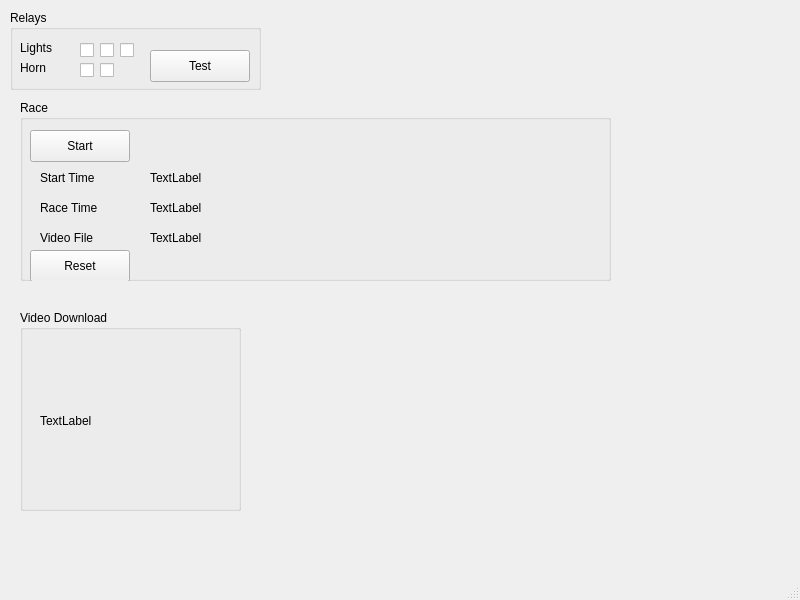
<?xml version="1.0" encoding="UTF-8"?>
<ui version="4.0">
 <class>MainWindow</class>
 <widget class="QMainWindow" name="MainWindow">
  <property name="geometry">
   <rect>
    <x>0</x>
    <y>0</y>
    <width>800</width>
    <height>600</height>
   </rect>
  </property>
  <property name="windowTitle">
   <string>MainWindow</string>
  </property>
  <widget class="QWidget" name="centralwidget">
   <widget class="QGroupBox" name="groupBox">
    <property name="geometry">
     <rect>
      <x>10</x>
      <y>10</y>
      <width>251</width>
      <height>80</height>
     </rect>
    </property>
    <property name="title">
     <string>Relays</string>
    </property>
    <widget class="QLabel" name="label">
     <property name="enabled">
      <bool>true</bool>
     </property>
     <property name="geometry">
      <rect>
       <x>10</x>
       <y>30</y>
       <width>58</width>
       <height>16</height>
      </rect>
     </property>
     <property name="text">
      <string>Lights</string>
     </property>
    </widget>
    <widget class="QLabel" name="label_5">
     <property name="geometry">
      <rect>
       <x>10</x>
       <y>50</y>
       <width>58</width>
       <height>16</height>
      </rect>
     </property>
     <property name="text">
      <string>Horn</string>
     </property>
    </widget>
    <widget class="QCheckBox" name="light1">
     <property name="geometry">
      <rect>
       <x>70</x>
       <y>30</y>
       <width>85</width>
       <height>20</height>
      </rect>
     </property>
     <property name="text">
      <string/>
     </property>
    </widget>
    <widget class="QCheckBox" name="light2">
     <property name="geometry">
      <rect>
       <x>90</x>
       <y>30</y>
       <width>85</width>
       <height>20</height>
      </rect>
     </property>
     <property name="text">
      <string/>
     </property>
    </widget>
    <widget class="QCheckBox" name="light3">
     <property name="geometry">
      <rect>
       <x>110</x>
       <y>30</y>
       <width>85</width>
       <height>20</height>
      </rect>
     </property>
     <property name="text">
      <string/>
     </property>
    </widget>
    <widget class="QCheckBox" name="horn1">
     <property name="geometry">
      <rect>
       <x>70</x>
       <y>50</y>
       <width>85</width>
       <height>20</height>
      </rect>
     </property>
     <property name="text">
      <string/>
     </property>
    </widget>
    <widget class="QCheckBox" name="horn2">
     <property name="geometry">
      <rect>
       <x>90</x>
       <y>50</y>
       <width>85</width>
       <height>20</height>
      </rect>
     </property>
     <property name="text">
      <string/>
     </property>
    </widget>
    <widget class="QPushButton" name="test_relays">
     <property name="geometry">
      <rect>
       <x>140</x>
       <y>40</y>
       <width>100</width>
       <height>32</height>
      </rect>
     </property>
     <property name="text">
      <string>Test</string>
     </property>
    </widget>
   </widget>
   <widget class="QGroupBox" name="groupBox_2">
    <property name="geometry">
     <rect>
      <x>20</x>
      <y>100</y>
      <width>591</width>
      <height>181</height>
     </rect>
    </property>
    <property name="title">
     <string>Race</string>
    </property>
    <widget class="QPushButton" name="start_button">
     <property name="geometry">
      <rect>
       <x>10</x>
       <y>30</y>
       <width>100</width>
       <height>32</height>
      </rect>
     </property>
     <property name="text">
      <string>Start</string>
     </property>
    </widget>
    <widget class="QLabel" name="label_6">
     <property name="geometry">
      <rect>
       <x>20</x>
       <y>70</y>
       <width>81</width>
       <height>16</height>
      </rect>
     </property>
     <property name="text">
      <string>Start Time</string>
     </property>
    </widget>
    <widget class="QLabel" name="label_7">
     <property name="geometry">
      <rect>
       <x>20</x>
       <y>100</y>
       <width>71</width>
       <height>16</height>
      </rect>
     </property>
     <property name="text">
      <string>Race Time</string>
     </property>
    </widget>
    <widget class="QLabel" name="label_8">
     <property name="geometry">
      <rect>
       <x>20</x>
       <y>130</y>
       <width>71</width>
       <height>16</height>
      </rect>
     </property>
     <property name="text">
      <string>Video File</string>
     </property>
    </widget>
    <widget class="QPushButton" name="reset_button">
     <property name="geometry">
      <rect>
       <x>10</x>
       <y>150</y>
       <width>100</width>
       <height>32</height>
      </rect>
     </property>
     <property name="text">
      <string>Reset</string>
     </property>
    </widget>
    <widget class="QLabel" name="start_time">
     <property name="geometry">
      <rect>
       <x>130</x>
       <y>70</y>
       <width>161</width>
       <height>16</height>
      </rect>
     </property>
     <property name="text">
      <string>TextLabel</string>
     </property>
    </widget>
    <widget class="QLabel" name="race_time">
     <property name="geometry">
      <rect>
       <x>130</x>
       <y>100</y>
       <width>181</width>
       <height>16</height>
      </rect>
     </property>
     <property name="text">
      <string>TextLabel</string>
     </property>
    </widget>
    <widget class="QLabel" name="video_file">
     <property name="geometry">
      <rect>
       <x>130</x>
       <y>130</y>
       <width>191</width>
       <height>16</height>
      </rect>
     </property>
     <property name="text">
      <string>TextLabel</string>
     </property>
    </widget>
    <widget class="QWidget" name="verticalLayoutWidget">
     <property name="geometry">
      <rect>
       <x>240</x>
       <y>40</y>
       <width>231</width>
       <height>121</height>
      </rect>
     </property>
     <layout class="QVBoxLayout" name="preview_layout"/>
    </widget>
   </widget>
   <widget class="QGroupBox" name="groupBox_3">
    <property name="geometry">
     <rect>
      <x>20</x>
      <y>310</y>
      <width>221</width>
      <height>201</height>
     </rect>
    </property>
    <property name="title">
     <string>Video Download</string>
    </property>
    <widget class="QLabel" name="download_qr_code">
     <property name="geometry">
      <rect>
       <x>20</x>
       <y>40</y>
       <width>141</width>
       <height>141</height>
      </rect>
     </property>
     <property name="text">
      <string>TextLabel</string>
     </property>
     <property name="scaledContents">
      <bool>true</bool>
     </property>
    </widget>
   </widget>
  </widget>
  <widget class="QMenuBar" name="menubar">
   <property name="geometry">
    <rect>
     <x>0</x>
     <y>0</y>
     <width>800</width>
     <height>24</height>
    </rect>
   </property>
  </widget>
  <widget class="QStatusBar" name="statusbar"/>
 </widget>
 <resources/>
 <connections/>
</ui>
